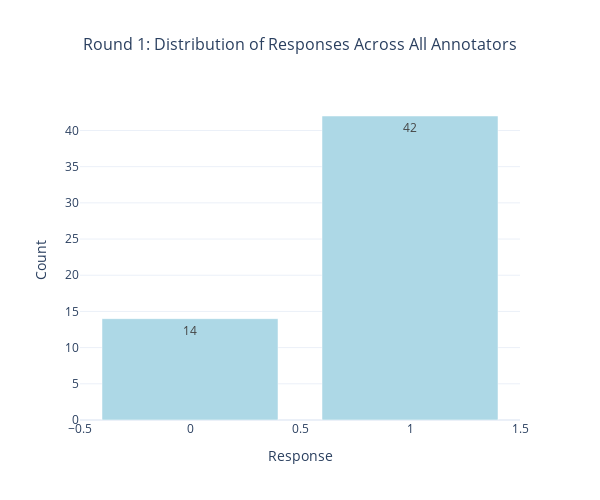

The code cell stored with this chart in its notebook:
### Code cell
# 4. Round 1 Response Distribution
print("4. Round 1: Response Distribution")

r1_dist = round_1.stack().value_counts()
fig4 = go.Figure(data=go.Bar(x=r1_dist.index, y=r1_dist.values, text=r1_dist.values, textposition="auto", marker_color="lightblue"))

fig4.update_layout(title={"text": "Round 1: Distribution of Responses Across All Annotators", "x": 0.5, "font": {"size": 16}}, xaxis_title="Response", yaxis_title="Count", height=500, width=600)

fig4.show()

### Figure 1 — Plotly figure (JSON) as saved in the notebook; plotly's stock layout.template omitted (floating-point values rounded to 4 significant figures)
{"data": [{"marker": {"color": "lightblue"}, "text": [42.0, 14.0], "textposition": "auto", "type": "bar", "x": [1, 0], "y": [42, 14]}], "layout": {"height": 500, "title": {"font": {"size": 16}, "text": "Round 1: Distribution of Responses Across All Annotators", "x": 0.5}, "width": 600, "xaxis": {"title": {"text": "Response"}}, "yaxis": {"title": {"text": "Count"}}}}
